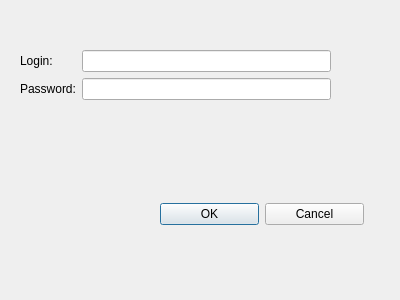
<?xml version="1.0" encoding="UTF-8"?>
<ui version="4.0">
 <class>Login</class>
 <widget class="QDialog" name="Login">
  <property name="geometry">
   <rect>
    <x>0</x>
    <y>0</y>
    <width>400</width>
    <height>300</height>
   </rect>
  </property>
  <property name="windowTitle">
   <string>Dialog</string>
  </property>
  <widget class="QWidget" name="">
   <property name="geometry">
    <rect>
     <x>160</x>
     <y>200</y>
     <width>204</width>
     <height>29</height>
    </rect>
   </property>
   <layout class="QHBoxLayout" name="horizontalLayout_2">
    <item>
     <widget class="QPushButton" name="OKButton">
      <property name="text">
       <string>OK</string>
      </property>
     </widget>
    </item>
    <item>
     <widget class="QPushButton" name="cancelButton">
      <property name="text">
       <string>Cancel</string>
      </property>
     </widget>
    </item>
   </layout>
  </widget>
  <widget class="QWidget" name="">
   <property name="geometry">
    <rect>
     <x>20</x>
     <y>50</y>
     <width>311</width>
     <height>89</height>
    </rect>
   </property>
   <layout class="QVBoxLayout" name="verticalLayout_3">
    <item>
     <layout class="QHBoxLayout" name="horizontalLayout">
      <item>
       <layout class="QVBoxLayout" name="verticalLayout_2">
        <item>
         <widget class="QLabel" name="label">
          <property name="text">
           <string>Login:</string>
          </property>
         </widget>
        </item>
        <item>
         <widget class="QLabel" name="label_2">
          <property name="text">
           <string>Password:</string>
          </property>
         </widget>
        </item>
       </layout>
      </item>
      <item>
       <layout class="QVBoxLayout" name="verticalLayout">
        <item>
         <widget class="QLineEdit" name="loginTextField"/>
        </item>
        <item>
         <widget class="QLineEdit" name="passwdTextField">
          <property name="inputMethodHints">
           <set>Qt::ImhHiddenText|Qt::ImhNoAutoUppercase|Qt::ImhNoPredictiveText</set>
          </property>
          <property name="echoMode">
           <enum>QLineEdit::Password</enum>
          </property>
         </widget>
        </item>
       </layout>
      </item>
     </layout>
    </item>
    <item>
     <widget class="QLabel" name="infoLabel">
      <property name="text">
       <string/>
      </property>
     </widget>
    </item>
   </layout>
  </widget>
 </widget>
 <resources/>
 <connections/>
</ui>
